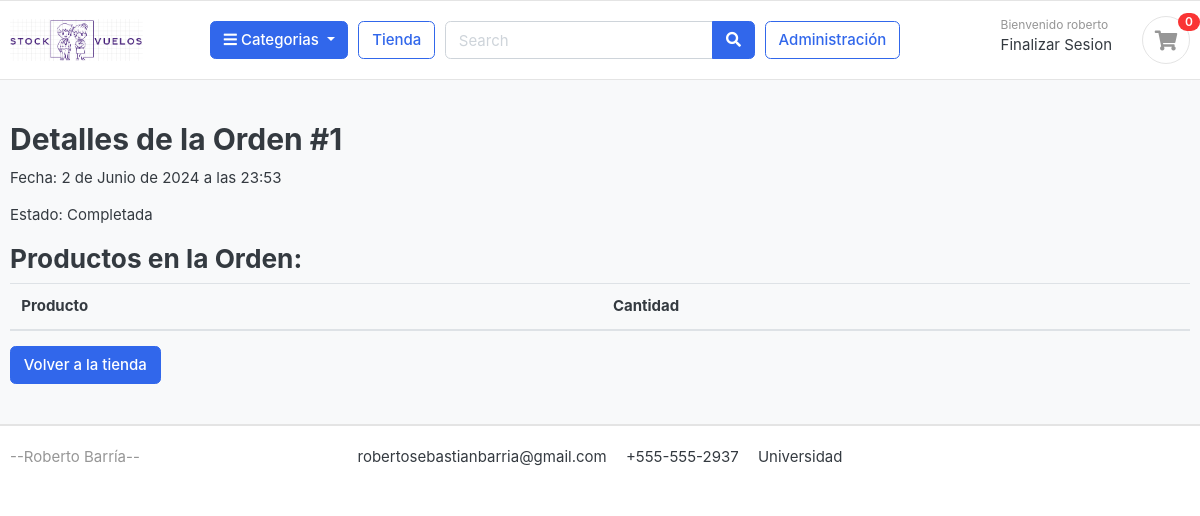
The page /tienda/orden/1/ (signed in) on the database its author committed.
### cuentas/models.py (models this page shows, shortened)
class Cuenta(AbstractBaseUser):
    Nombre = models.CharField(max_length=50)
    Apellido = models.CharField(max_length=50)
    username = models.CharField(max_length=50, unique=True)
    email = models.EmailField(max_length=100, unique=True)
    phone_number = models.CharField(max_length=50)
    avion = models.ForeignKey('aviones.Avion', on_delete=models.SET_NULL, null=True, blank=True)
    es_administrador = models.BooleanField(default=False)
    es_tripulante = models.BooleanField(default=False)
    date_joined = models.DateTimeField(auto_now_add=True)
    last_login = models.DateTimeField(auto_now_add=True)
    is_admin = models.BooleanField(default=False)
    is_staff = models.BooleanField(default=False)
    is_active = models.BooleanField(default=False)
    is_superadmin = models.BooleanField(default=False)
    USERNAME_FIELD = 'email'
    REQUIRED_FIELDS = ['username', 'Nombre', 'Apellido']
    objects = MyAccountManager()

### tienda/models.py (models this page shows, shortened)
class Orden(models.Model):
    usuario = models.ForeignKey(User, on_delete=models.CASCADE)
    avion = models.ForeignKey(Avion, on_delete=models.CASCADE)
    fecha_orden = models.DateTimeField(auto_now_add=True)
    completada = models.BooleanField(default=False)

### tienda/views.py (the view)
# urls.py: path('orden/<int:orden_id>/', views.orden_detalle, name='orden_detalle'),
@login_required
def orden_detalle(request, orden_id):
    orden = get_object_or_404(Orden, id=orden_id, usuario=request.user)
    orden_productos = OrdenProducto.objects.filter(orden=orden)
    productos_stock = []
    for orden_producto in orden_productos:
        stock_avion = StockAvion.objects.get(producto=orden_producto.producto, avion=orden.avion)
        productos_stock.append({
            'orden_producto': orden_producto,
            'cantidad_disponible': stock_avion.cantidad_disponible
        })
    context = {
        'orden': orden,
        'productos_stock': productos_stock
    }
    return render(request, 'tienda/orden_detalle.html', context)

### categorias/models.py (called while the page is built)
    def get_url(self):
        return reverse('productos_por_categoria', args=[self.slug])

### tienda/context_processors.py (called while the page is built)
def cantidad_productos_en_orden(request):
    if request.user.is_authenticated:
        avion_id = request.session.get('avion_id')
        orden = Orden.objects.filter(usuario=request.user, avion_id=avion_id, completada=False).first()
        if orden:
            orden_productos = OrdenProducto.objects.filter(orden=orden).count()
        else:
            orden_productos = 0
    else:
        orden_productos = 0
    return {'orden_productos': orden_productos}

def categorias_context(request):
    return {
        'categorias': Categoria.objects.all()
    }

### templates/tienda/orden_detalle.html (shortened to what this page needs)
{% extends 'base.html' %}
{% block content %}
<section class="section-content padding-y bg">
    <div class="container">
        <h2>Detalles de la Orden #{{ orden.id }}</h2>
        <p>Fecha: {{ orden.fecha_orden }}</p>
        <p>Estado: {% if orden.completada %}Completada{% else %}Pendiente{% endif %}</p>
        <h3>Productos en la Orden:</h3>
        <table class="table">
            <thead>
                <tr>
                    <th>Producto</th>
                    <th>Cantidad</th>
                </tr>
            </thead>
        </table>
        <div class="d-flex justify-content-between">
            <a href="{% url 'tienda' %}" class="btn btn-primary">Volver a la tienda</a>
        </div>
    </div>
</section>
{% endblock %}

### templates/includes/navbar.html (shortened to what this page needs)
{% load static %}
<header class="section-header">
    <section class="header-main border-bottom">
        <div class="container">
            <div class="row align-items-center">
                <div class="col-lg-2 col-md-3 col-6">
                    <a href="{% url 'tienda' %}" class="brand-wrap">
                        <img class="logo" src="{% static 'images/logo05.png' %}">
                    </a>
                </div>
                {% if user.id is not None %}
                <div class="col-lg col-sm col-md col-6 flex-grow-0">
                    <div class="category-wrap dropdown d-inline-block float-right">
                        <button type="button" class="btn btn-primary dropdown-toggle" data-toggle="dropdown">
                            <i class="fa fa-bars"></i> Categorias
                        </button>
                    </div>
                </div>
                {% endif %}
                {% if user.id is not None %}
                <a href="{% url 'tienda' %}" class="btn btn-outline-primary">Tienda</a>
                {% endif %}
                <div class="col-lg col-md-6 col-sm-12 col">
                    {% if user.id is not None %}
                    <form action="#" class="search">
                        <div class="input-group w-100">
                            <input type="text" class="form-control" style="width:60%;" placeholder="Search">
                            <div class="input-group-append">
                                <button class="btn btn-primary" type="submit">
                                    <i class="fa fa-search"></i>
                                </button>
                            </div>
                        </div>
                    </form>
                    {% endif %}
                </div>
                {% if user.is_admin %}
                    <div>
                    <a href="{% url 'administracion' %}" class="btn btn-outline-primary">Administración</a>
                    </div>
                {% endif %}
                <div class="col-lg-3 col-sm-6 col-8 order-2 order-lg-3">
                    <div class="d-flex justify-content-end mb-3 mb-lg-0">
                        {% if user.id is None %}
                            <div class="widget-header">
                                <small class="title text-muted">Bienvenido </small>
                                <div>
                                    <a href="{% url 'login' %}">Login</a> <span class="dark-transp"> | </span>
                                </div>
                            </div>
                        {% else %}
                            <div class="widget-header">
                                <small class="title text-muted">Bienvenido {{user.Nombre}} </small>
                                <div>
                                    <a href="{% url 'logout' %}">Finalizar Sesion</a>
                                </div>
                            </div>
                        {% endif %}
                        {% if user.id is not None %}
                        <a href="{% url 'listar_ordenes' %}" class="widget-header pl-3 ml-3">
                            <div class="icon icon-sm rounded-circle border">
                                <i class="fa fa-shopping-cart"></i>
                            </div>
                            <span class="badge badge-pill badge-danger notify">{{ orden_productos }}</span>
                        </a>
                        {% endif %}
                    </div>
                </div>
            </div>
        </div>
    </section>
</header>

### static/css/ui.css (style rules this page uses)
html { font-family: "Inter", sans-serif; font-size: 15px; }
.icon-xs, .icon-sm, .icon-md, .icon-lg { display: inline-block; text-align: center; flex-shrink: 0; flex-grow: 0; }
.icon-sm { width: 48px; height: 48px; line-height: 48px !important; font-size: 20px; }
.padding-y { padding-top: 40px; padding-bottom: 40px; }
.bg { background-color: #f8f9fa; }
.header-main { position: relative; padding-top: 1rem; padding-bottom: 1rem; }
.brand-wrap .logo, .navbar-brand .logo { margin-right: 7px; max-height: 42px; display: inline-block; }
.widget-header { display: inline-block; vertical-align: middle; position: relative; }
.widget-header a { color: #343a40; }
.widget-header i { color: #969696; }
.widget-header .title { display: block; }
.widget-header .notify { position: absolute; top: -3px; right: -10px; }
.notify { position: absolute; top: -4px; right: -10px; display: inline-block; padding: 0.25em 0.6em; font-size: 12px; line-height: 1; text-align: center; border-radius: 3rem; color: #fff; background-color: #fa3434; }

### rows shown on the page
Cuenta: Nombre "roberto"
Orden: id "1", fecha_orden "2 de Junio de 2024 a las 23:53"

### other values the page prints
{{ orden_productos }} "0"
